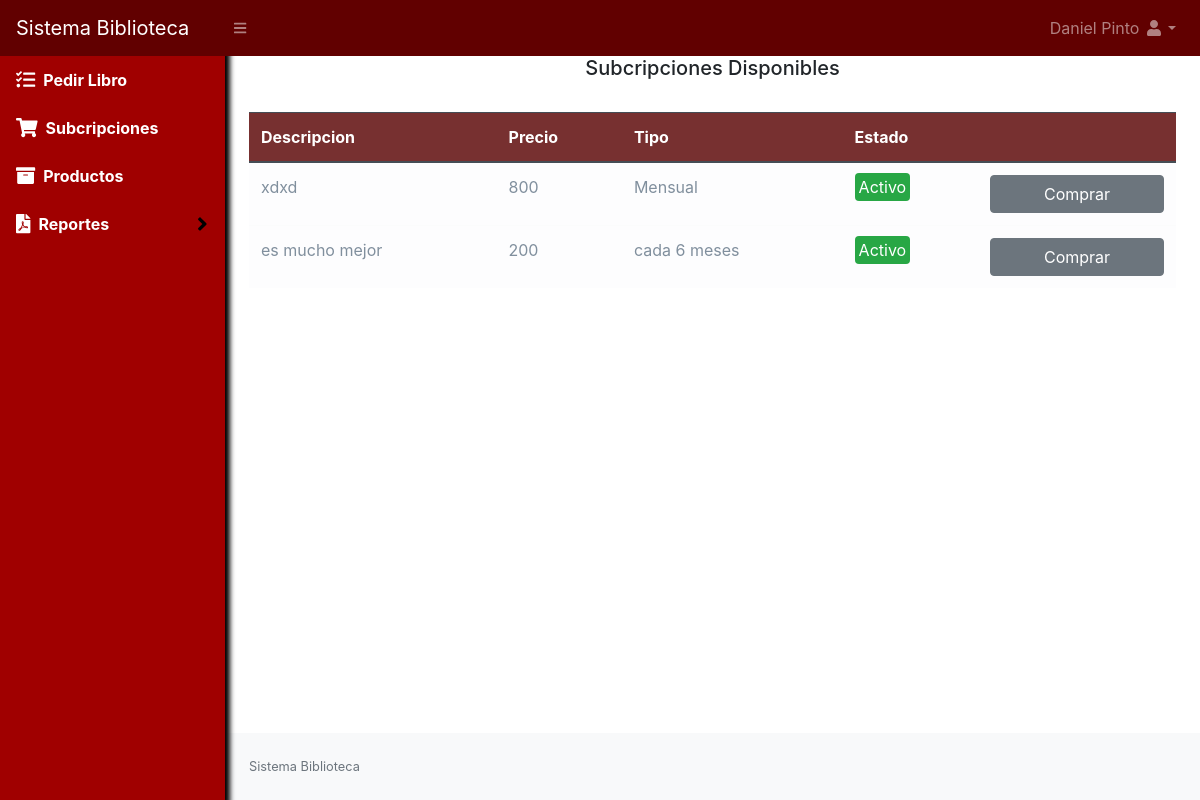
Screenshot of /subcripciones (signed in) with the database file from the repository.
### tables this page shows
CREATE TABLE `membresia` (
  `id` int NOT NULL AUTO_INCREMENT,
  `descripcion` varchar(200) NOT NULL,
  `precio` int DEFAULT NULL,
  `tipo` varchar(200) NOT NULL,
  `estado` int NOT NULL DEFAULT '1',
  PRIMARY KEY (`id`)
);

### Libraries/Core/Views.php (called while the page is built)
<?php
class Views{
    function getView($controller, $view, $data="", $alert="", $config = "", $cliente = "")
    {
        $controller = get_class($controller);
        if ($controller == "Home") {
            $view = "Views/".$view.".php";
        }else{
            $view = "Views/" . $controller . "/" . $view . ".php";
        }
        require_once($view);
    }
}
?>

### Controller/Subcripciones.php (called while the page is built, shortened)
<?php
class Subcripciones extends Controllers
{
    public function subcripciones()
    {
        $data = $this->model->selectSubcripciones();
        $this->views->getView($this, "listar", $data);
    }
}
?>

### index.php (called while the page is built, shortened)
<?php
require_once("Helpers/Helpers.php");
require_once("Libraries/Core/Load.php");
?>

### Libraries/Core/Mysql.php (called while the page is built, shortened)
<?php
class Mysql extends Conexion{
    private $conexion;
    function __construct()
    {
        $this->conexion = new Conexion();
        $this->conexion = $this->conexion->conect();
    }
    public function select_all(string $query){
        $this->strquery = $query;
        $result = $this->conexion->prepare($this->strquery);
        $result->execute();
        $data = $result->fetchall(PDO::FETCH_ASSOC);
        return $data;
    }
}
?>

### Libraries/Core/Conexion.php (called while the page is built)
<?php
class Conexion{
    private $conect;
    public function __construct()
    {
      $conexion = "mysql:host=".HOST.";dbname=".BD.";.CHARSET.";
      try {
          $this->conect = new PDO($conexion, DB_USER, PASS);
          $this->conect->setAttribute(PDO::ATTR_ERRMODE, PDO::ERRMODE_EXCEPTION);
      } catch (PDOException $e) {
          $this->conect = "Error en la conexion";
          echo "Error: " . $e->getMessage();
      }
    }
    public function conect()
    {
        return $this->conect;
    }
}
?>

### Models/SubcripcionesModel.php (called while the page is built, shortened)
<?php
class SubcripcionesModel extends Mysql{
    public function selectSubcripciones()
    {
        $sql = "SELECT * FROM membresia";
        $res = $this->select_all($sql);
        return $res;
    }
}
?>

### Helpers/Helpers.php (called while the page is built, shortened)
<?php
function base_url()
{
    return BASE_URL;
}
?>

### Views/subcripciones/listar.php (the view, shortened to what this page needs)
<div id="layoutSidenav_content">
    <main>
        <div class="container-fluid">
            <h5 class="text-center">Subcripciones Disponibles</h5>
            <div class="row">
                <div class="col-lg-12">
                    <div class="table-responsive">
                        <table class="table table-light mt-4" id="table">
                            <thead class="thead-dark">
                                <tr>
                                    <th>Descripcion</th>
                                    <th>Precio</th>
                                    <th>Tipo</th>
                                    <th>Estado</th>
                                    <th></th>
                                </tr>
                            </thead>
                            <tbody>
                                <?php foreach ($data as $subcripcion) {
                                    if ($subcripcion['estado'] == 1) {
                                        $estado = '<span class="badge-success p-1 rounded">Activo</span>';
                                    } else {
                                        $estado = '<span class="badge-danger p-1 rounded">Inactivo</span>';
                                    }
                                ?>
                                    <tr>
                                        <td><?php echo $subcripcion['descripcion']; ?></td>
                                        <td><?php echo $subcripcion['precio']; ?></td>
                                        <td><?php echo $subcripcion['tipo']; ?></td>
                                        <td><?php echo $estado; ?></td>
                                        <td>
                                            <a class="btn btn-secondary btn-block" href="<?php echo base_url() ?>subcripciones/comprar?id=<?php echo $subcripcion['id'] ?>">Comprar</a>
                                        </td>
                                    </tr>
                                <?php } ?>
                            </tbody>
                        </table>
                    </div>
                </div>
            </div>
        </div>
    </main>

### rows the page displays
membresia: descripcion "xdxd", precio "800", tipo "Mensual", estado "Activo"
membresia: descripcion "es mucho mejor", precio "200", tipo "cada 6 meses", estado "Activo"

### other values shown
$_SESSION['nombre'] "Daniel Pinto"
